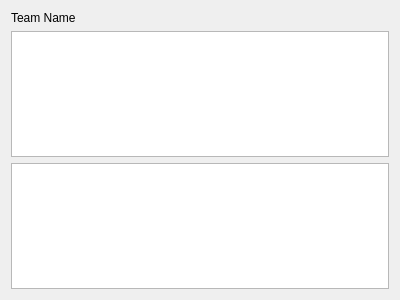
<?xml version="1.0" encoding="UTF-8"?>
<ui version="4.0">
 <class>Team</class>
 <widget class="QWidget" name="Team">
  <property name="geometry">
   <rect>
    <x>0</x>
    <y>0</y>
    <width>400</width>
    <height>300</height>
   </rect>
  </property>
  <property name="windowTitle">
   <string>Form</string>
  </property>
  <layout class="QVBoxLayout" name="verticalLayout">
   <item>
    <widget class="QLabel" name="label">
     <property name="text">
      <string>Team Name</string>
     </property>
    </widget>
   </item>
   <item>
    <widget class="QListView" name="markListView"/>
   </item>
   <item>
    <widget class="QListView" name="userTeamView"/>
   </item>
  </layout>
 </widget>
 <resources/>
 <connections/>
</ui>
